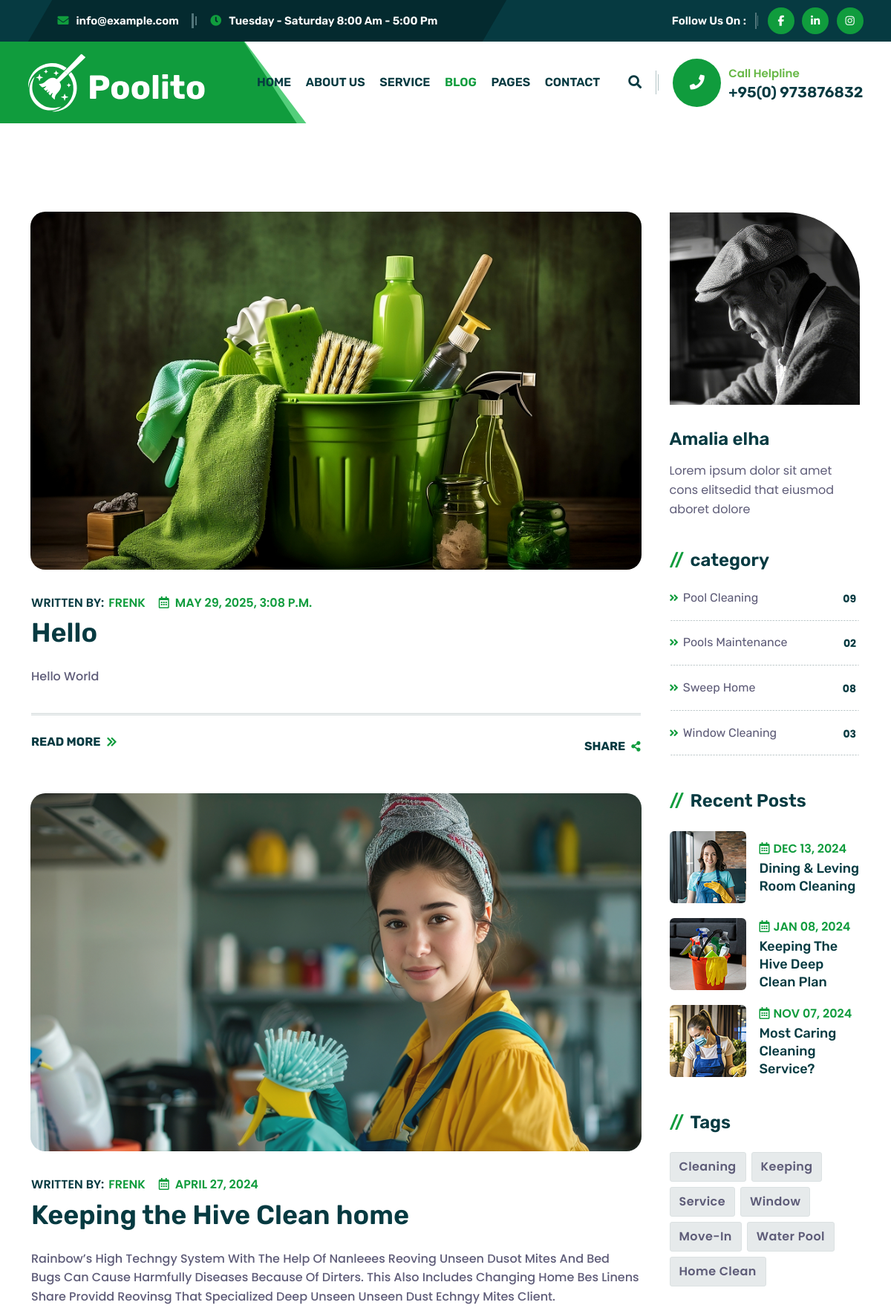
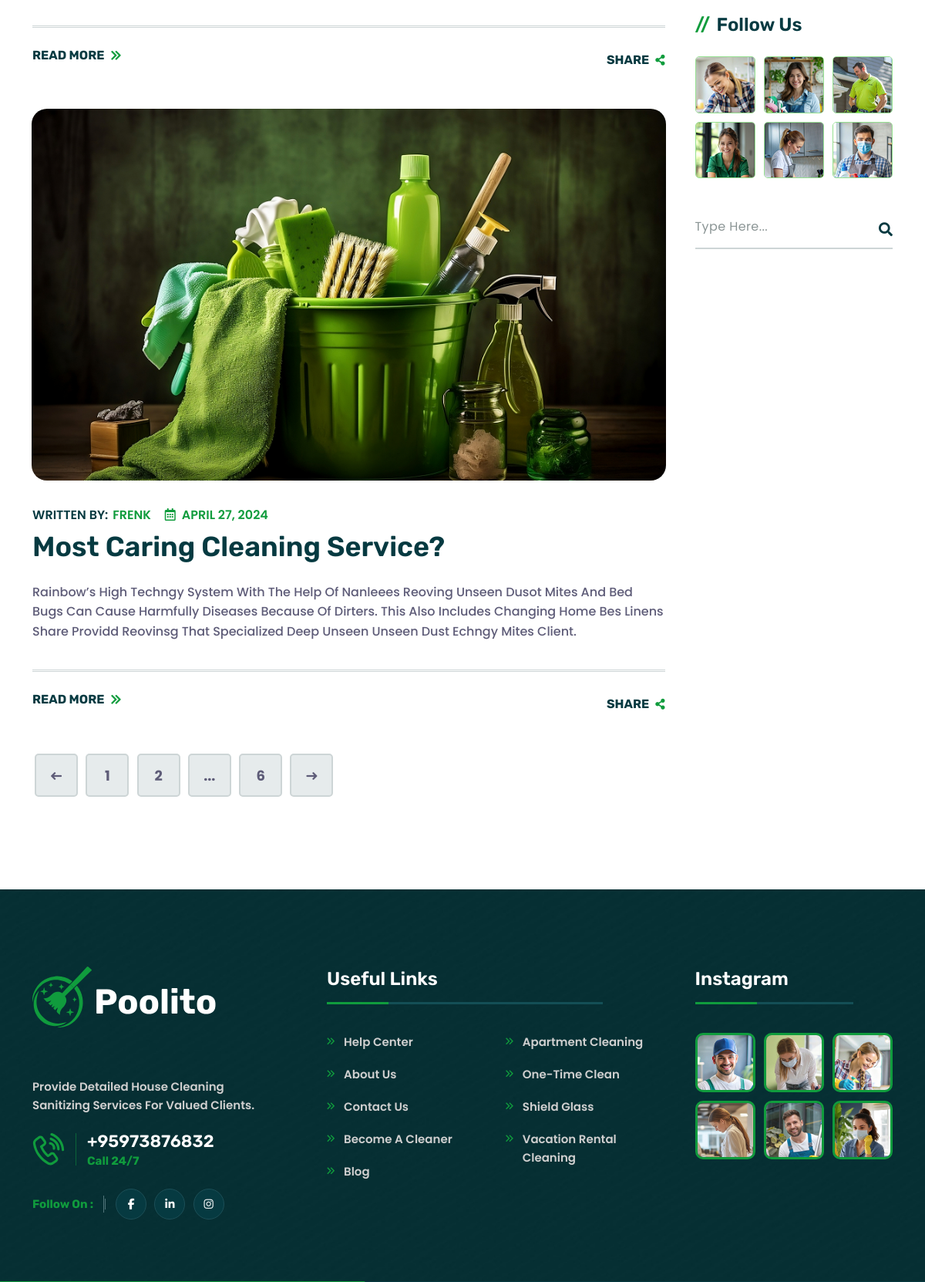
Screenshot of /blog/ (upper part) with the database file from the repository (2 pictures, top to bottom).
### myapp/models.py (models this page shows)
class Blog(models.Model):
    title = models.CharField(max_length=100)
    description = models.TextField()
    created_at = models.DateTimeField(auto_now_add=True)
    update_at = models.DateTimeField(auto_now=True)

### myapp/views.py (the view)
# urls.py: path('blog/',views.blog_view, name='blog'),
def blog_view(request):
    blog = Blog.objects.all()
    contex = {
        'blog':blog
    }
    return render(request,'blog.html',contex)

### myapp/templates/blog.html (shortened to what this page needs)
{% extends 'base.html' %}
{% load static %}
{% block body_block%}
    <section class="vs-blog-wrapper space">
        <div class="container">
            <div class="row g-5">
                <div class="col-lg-9 pe-4">
                    {% for blog in blog %}
                    <div class="vs-blog blog-single wow animate__fadeInUp wow-animated">
                        <div class="blog-img">
                            <a href="blog-details.html"><img src="assets/img/blog/blog-s-1-1.jpg" alt="Blog Image"></a>
                        </div>
                        <div class="blog-content">
                            <div class="blog-inner-author">
                                <span>Written by:<a href="blog.html">frenk</a></span>
                                <a href="blog.html" class="blog-date"><i class="fa-regular fa-calendar-days"></i>{{ blog.created_at}}</a>
                            </div>
                            <h2 class="blog-title"><a href="blog-details.html">{{ blog.title }}</a></h2>
                            <p class="blog-text">
                                 {{ blog.description }}
                            </p>
                        </div>
                        <div class="blog-links">
                            <a href="#" class="link-btn">read more<i class="fa-solid fa-chevrons-right"></i></a>
                            <div class="share-box">
                                <a href="#" class="link-btn">share<i class="fas fa-share-alt"></i></a>
                            </div>
                        </div>
                    </div>
                    {% endfor %}
                    <div class="vs-blog blog-single wow animate__fadeInUp wow-animated">
                        <div class="blog-img">
                            <a href="blog-details.html"><img src="{%static 'assets/img/blog/blog-s-1-2.jpg' %}" alt="Blog Image"></a>
                        </div>
                        <div class="blog-content">
                            <div class="blog-inner-author">
                                <span>Written by:<a href="blog.html">frenk</a></span>
                                <a href="blog.html" class="blog-date"><i class="fa-regular fa-calendar-days"></i>April 27, 2024</a>
                            </div>
                            <h2 class="blog-title"><a href="blog-details.html">Keeping the Hive Clean home</a></h2>
                            <p class="blog-text">
                                Rainbow’s high techngy system with the help of nanleees reoving unseen dusot mites and bed bugs can cause
                                harmfully diseases because of dirters. This also includes changing home bes linens share providd reovinsg that
                                specialized deep unseen unseen dust echngy mites client.
                            </p>
                        </div>
                        <div class="blog-links">
                            <a href="#" class="link-btn">read more<i class="fa-solid fa-chevrons-right"></i></a>
                            <div class="share-box">
                                <a href="#" class="link-btn">share<i class="fas fa-share-alt"></i></a>
                            </div>
                        </div>
                    </div>
                    <div class="vs-blog blog-single wow animate__fadeInUp wow-animated">
                        <div class="blog-img">
                            <a href="blog-details.html"><img src="{% static  'assets/img/blog/blog-s-1-1.jpg' %}" alt="Blog Image"></a>
                        </div>
                        <div class="blog-content">
                            <div class="blog-inner-author">
                                <span>Written by:<a href="blog.html">frenk</a></span>
                                <a href="blog.html" class="blog-date"><i class="fa-regular fa-calendar-days"></i>April 27, 2024</a>
                            </div>
                            <h2 class="blog-title"><a href="blog-details.html">Most Caring Cleaning Service?</a></h2>
                            <p class="blog-text">
                                Rainbow’s high techngy system with the help of nanleees reoving unseen dusot mites and bed bugs can cause
                                harmfully diseases because of dirters. This also includes changing home bes linens share providd reovinsg that
                                specialized deep unseen unseen dust echngy mites client.
                            </p>
                        </div>
                        <div class="blog-links">
                            <a href="#" class="link-btn">read more<i class="fa-solid fa-chevrons-right"></i></a>
                            <div class="share-box">
                                <a href="#" class="link-btn">share<i class="fas fa-share-alt"></i></a>
                            </div>
                        </div>
                    </div>
                    <div class="vs-pagination">
                        <ul>
                            <li class="arrow"><a href="#"><i class="fal fa-long-arrow-left"></i></a></li>
                            <li><a href="#">1</a></li>
                            <li><a href="#">2</a></li>
                            <li><a href="#">...</a></li>
                            <li><a href="#">6</a></li>
                            <li class="arrow"><a href="#"><i class="fal fa-long-arrow-right"></i></a></li>
                        </ul>
                    </div>
                </div>
                <div class="col-lg-3">
                    <aside class="sidebar-area">
                        <div class="widget widget_about wow animate__fadeInUp wow-animated">
                            <img src="{% static  'assets/img/blog/widget-profile-img-1-1.jpg' %}" alt="about">
                            <h3 class="title">Amalia elha</h3>
                            <p class="text">Lorem ipsum dolor sit amet cons elitsedid that eiusmod aboret dolore</p>
                        </div>
                        <div class="widget widget_categories wow animate__fadeInUp wow-animated">
                            <h3 class="widget_title">
                              category
                            </h3>
                            <ul>
                              <li>
                                <a href="blog-details.html"><i class="fa-solid fa-angles-right"></i>Pool Cleaning</a>
                                <span>09</span>
                              </li>
                              <li>
                                <a href="blog-details.html"><i class="fa-solid fa-angles-right"></i>Pools Maintenance</a>
                                <span>02</span>
                              </li>
                              <li>
                                <a href="blog-details.html"><i class="fa-solid fa-angles-right"></i>Sweep Home</a>
                                <span>08</span>
                              </li>
                              <li>
                                <a href="blog-details.html"><i class="fa-solid fa-angles-right"></i>Window Cleaning</a>
                                <span>03</span>
                              </li>
                            </ul>
                        </div>
                        <div class="widget">
                            <h3 class="widget_title title-shep">Recent Posts</h3>
                            <div class="recent-post-wrap">
                                <div class="recent-post">
                                    <div class="media-img">
                                        <a href="blog-details.html"><img src="{% static  'assets/img/blog/recent-post-1-1.jpg' %}" alt="Blog Image"></a>
                                    </div>
                                    <div class="media-body">
                                        <div class="recent-post-meta">
                                            <a href="blog.html"><i class="fa-regular fa-calendar-days"></i>Dec 13, 2024</a>
                                        </div>
                                        <h4 class="post-title"><a class="text-inherit" href="blog-details.html">dining & leving room cleaning</a></h4>
                                    </div>
                                </div>
                                <div class="recent-post">
                                    <div class="media-img">
                                        <a href="blog-details.html"><img src="{% static 'assets/img/blog/recent-post-1-2.jpg' %}" alt="Blog Image"></a>
                                    </div>
                                    <div class="media-body">
                                        <div class="recent-post-meta">
                                            <a href="blog.html"><i class="fa-regular fa-calendar-days"></i>Jan 08, 2024</a>
                                        </div>
                                        <h4 class="post-title"><a class="text-inherit" href="blog-details.html">Keeping the Hive Deep Clean plan</a></h4>
                                    </div>
                                </div>
                                <div class="recent-post">
                                    <div class="media-img">
                                        <a href="blog-details.html"><img src="{% static  'assets/img/blog/recent-post-1-3.jpg' %}" alt="Blog Image"></a>
                                    </div>
                                    <div class="media-body">
                                        <div class="recent-post-meta">
                                            <a href="blog.html"><i class="fa-regular fa-calendar-days"></i>Nov 07, 2024</a>
                                        </div>
                                        <h4 class="post-title"><a class="text-inherit" href="blog-details.html">Most Caring Cleaning Service?</a></h4>
                                    </div>
                                </div>
                            </div>
                        </div>
                        <div class="widget widget_tags wow animate__fadeInUp wow-animated">
                            <h3 class="widget_title">
                              Tags
                            </h3>
                            <div class="tagcloud">
                              <a href="blog-details.html">cleaning</a>
                              <a href="blog-details.html">keeping</a>
                              <a href="blog-details.html">service</a>
                              <a href="blog-details.html">Window</a>
                              <a href="blog-details.html">Move-In</a>
                              <a href="blog-details.html">Water Pool</a>
                              <a href="blog-details.html">home clean</a>
                            </div>
                        </div>
                        <div class="widget widget_gallery wow animate__fadeInUp wow-animated">
                            <h3 class="widget_title">Follow Us</h3>
                            <div class="sidebar-gallery">
                                <div class="gallery-thumb">
                                <img src="{% static  'assets/img/widget/gal-1-1.jpg' %}" alt="Gallery Image" class="w-100">
                                </div>
                                <div class="gallery-thumb">
                                <img src="{% static  'assets/img/widget/gal-1-2.jpg' %}" alt="Gallery Image" class="w-100">
                                </div>
                                <div class="gallery-thumb">
                                <img src="{% static  'assets/img/widget/gal-1-3.jpg' %}" alt="Gallery Image" class="w-100">
                                </div>
                                <div class="gallery-thumb">
                                <img src="{% static  'assets/img/widget/gal-1-4.jpg' %}" alt="Gallery Image" class="w-100">
                                </div>
                                <div class="gallery-thumb">
                                <img src="{% static  'assets/img/widget/gal-1-5.jpg' %}" alt="Gallery Image" class="w-100">
                                </div>
                                <div class="gallery-thumb">
                                <img src="{% static  'assets/img/widget/gal-1-6.jpg' %}" alt="Gallery Image" class="w-100">
                                </div>
                            </div>
                        </div>
                        <div class="widget widget_search wow animate__fadeInUp wow-animated">
                        <form class="search-form">
                            <input type="text" placeholder="type here...">
                            <button type="submit"><i class="fa-solid fa-magnifying-glass"></i></button>
                        </form>
                        </div>
                    </aside>
                </div>
            </div>
        </div>
    </section>
{% endblock %}

### rows the page displays
Blog: created_at "MAY 29, 2025, 3:08 P.M.", title "Hello", description "Hello World"
